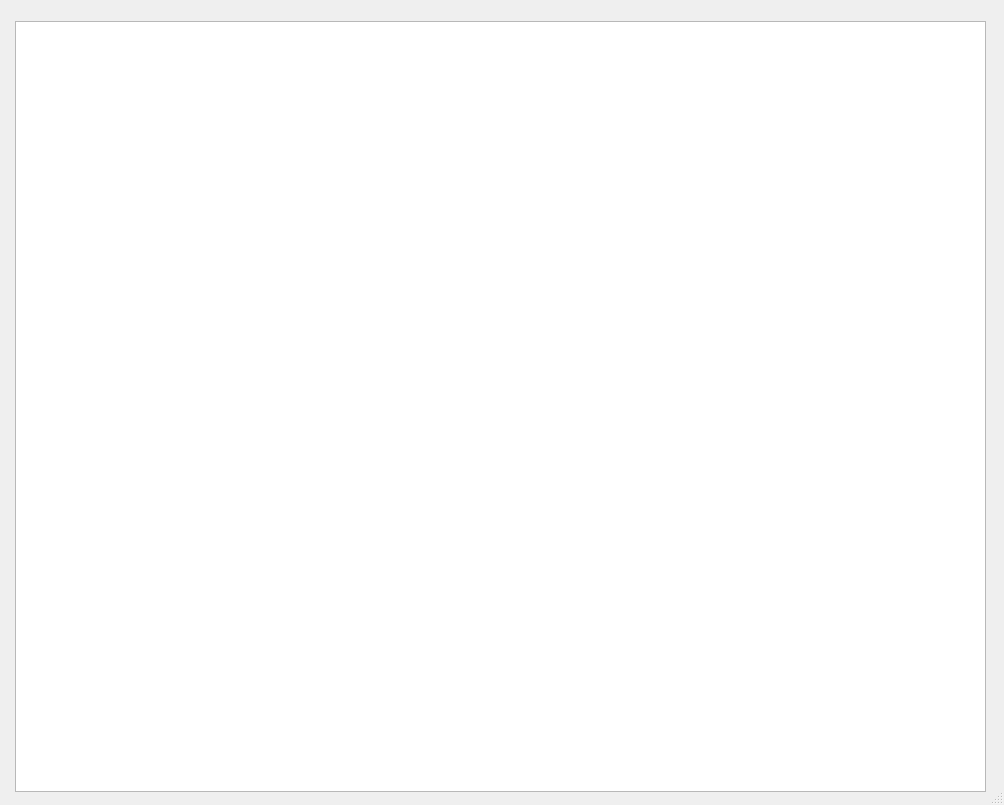
<?xml version="1.0" encoding="UTF-8"?>
<ui version="4.0">
 <class>Seznam</class>
 <widget class="QDialog" name="Seznam">
  <property name="geometry">
   <rect>
    <x>0</x>
    <y>0</y>
    <width>1004</width>
    <height>805</height>
   </rect>
  </property>
  <property name="windowTitle">
   <string>Show data</string>
  </property>
  <property name="sizeGripEnabled">
   <bool>true</bool>
  </property>
  <widget class="QTableView" name="view">
   <property name="geometry">
    <rect>
     <x>15</x>
     <y>21</y>
     <width>971</width>
     <height>771</height>
    </rect>
   </property>
  </widget>
 </widget>
 <resources/>
 <connections/>
</ui>
